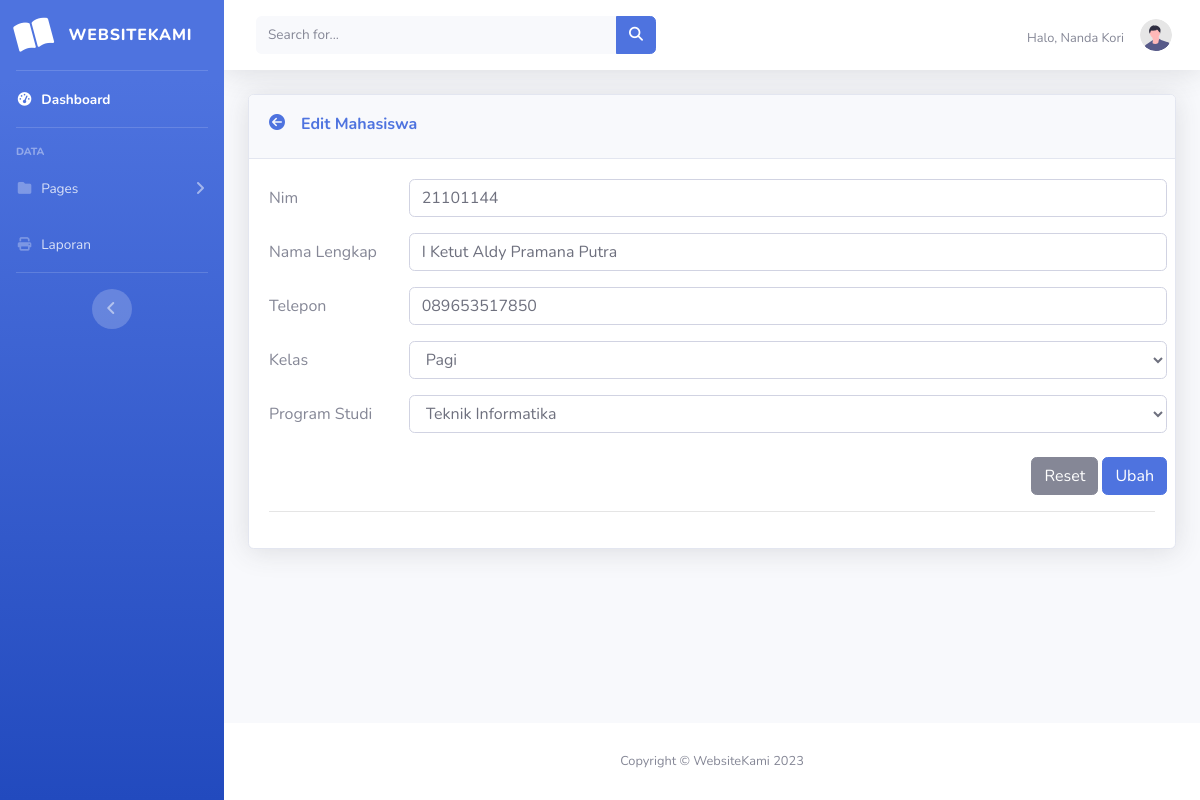
Page /mahasiswa/edit_mahasiswa.php?id=3 (signed in) on the committed database.
### tables this page shows
CREATE TABLE `tbmahasiswa` (
  `id` int(11) NOT NULL,
  `nim` varchar(15) NOT NULL,
  `nama` varchar(100) NOT NULL,
  `kelas` varchar(10) NOT NULL,
  `prodi` varchar(10) NOT NULL,
  `telepon` varchar(15) NOT NULL
);

### mahasiswa/edit_mahasiswa.php (the view, shortened to what this page needs)
<?php
    include_once '../function/koneksi.php';
?>
<!DOCTYPE html>
<html lang="en">
<head>
    <link href="../vendor/fontawesome-free/css/all.min.css" rel="stylesheet" type="text/css">
    <link href="../css/sb-admin-2.min.css" rel="stylesheet">
</head>
<body id="page-top">
    <div id="wrapper">
        <ul class="navbar-nav bg-gradient-primary sidebar sidebar-dark accordion" id="accordionSidebar">
            <a class="sidebar-brand d-flex align-items-center justify-content-center" href="../dashboard.php">
                <div class="sidebar-brand-icon rotate-n-15">
                    <i class="fas fa-book-open"></i>
                </div>
                <div class="sidebar-brand-text mx-3">WebsiteKami</div>
            </a>
            <hr class="sidebar-divider my-0">
            <li class="nav-item active">
                <a class="nav-link" href="../dashboard.php">
                    <i class="fas fa-fw fa-tachometer-alt"></i>
                    <span>Dashboard</span></a>
            </li>
            <hr class="sidebar-divider">
            <div class="sidebar-heading">
                Data
            </div>
            <li class="nav-item">
                <a class="nav-link collapsed" href="#" data-toggle="collapse" data-target="#collapsePages"
                    aria-expanded="true" aria-controls="collapsePages">
                    <i class="fas fa-fw fa-folder"></i>
                    <span>Pages</span>
                </a>
            </li>
            <li class="nav-item">
                <a class="nav-link" href="../generate.php">
                    <i class="fas fa-fw fa-print"></i>
                    <span>Laporan</span></a>
            </li>
            <hr class="sidebar-divider d-none d-md-block">
            <div class="text-center d-none d-md-inline">
                <button class="rounded-circle border-0" id="sidebarToggle"></button>
            </div>
        </ul>
        <div id="content-wrapper" class="d-flex flex-column">
            <div id="content">
                <nav class="navbar navbar-expand navbar-light bg-white topbar mb-4 static-top shadow">
                    <form
                        class="d-none d-sm-inline-block form-inline mr-auto ml-md-3 my-2 my-md-0 mw-100 navbar-search">
                        <div class="input-group">
                            <input type="text" class="form-control bg-light border-0 small" placeholder="Search for..."
                                aria-label="Search" aria-describedby="basic-addon2">
                            <div class="input-group-append">
                                <button class="btn btn-primary" type="button">
                                    <i class="fas fa-search fa-sm"></i>
                                </button>
                            </div>
                        </div>
                    </form>
                    <ul class="navbar-nav ml-auto">
                        <li class="nav-item dropdown no-arrow">
                            <a class="nav-link dropdown-toggle" href="#" id="userDropdown" role="button"
                                data-toggle="dropdown" aria-haspopup="true" aria-expanded="false">
                                <span class="mr-3 mt-2 d-none d-lg-inline text-gray-600 small">Halo, <?= $_SESSION['username'] ?></span>
                                <img class="img-profile rounded-circle"
                                    src="../img/undraw_profile.svg">
                            </a>
                        </li>
                    </ul>
                </nav>
                <div class="container-fluid">
                    <div class="card shadow mb-4">
                        <div class="d-flex justify-content-left card-header py-3">
                            <a href="data_mahasiswa.php"><i class="fas fa-arrow-circle-left"></i></a>
                            <h6 class="font-weight-bold text-primary ml-3 mt-1">Edit Mahasiswa</h6>
                        </div>
                        <div class="card-body">
                            <?php
                                if(isset($_GET['id'])) {
                                    $id = $_GET['id'];
                                    $sql = "SELECT * FROM tbmahasiswa WHERE id='$id'";
                                    $return = mysqli_query($conn, $sql);
                                    if(mysqli_num_rows($return) > 0) {
                                        $row = mysqli_fetch_array($return);
                            ?>
                            <form class="user" action="edit_mahasiswa.php" method="POST" autocomplete="off">
                                <div class="form-group row">
                                    <label for="nim" class="col-sm-2 col-form-label">Nim</label>
                                    <input type="text" class="col-sm-10 form-control" name="nim" required value="<?= $row['nim'] ?>">
                                </div>
                                <div class="form-group row">
                                    <label for="nama" class="col-sm-2 col-form-label">Nama Lengkap</label>
                                    <input type="text" class="col-sm-10 form-control" name="nama" required value="<?= $row['nama'] ?>">
                                </div>
                                <div class="form-group row">
                                    <label for="telepon" class="col-sm-2 col-form-label">Telepon</label>
                                    <input type="text" class="col-sm-10 form-control" name="telepon" required value="<?= $row['telepon'] ?>">
                                </div>
                                <div class="form-group row">
                                    <label for="kelas" class="col-sm-2 col-form-label">Kelas</label>
                                    <select name="kelas" class="col-sm-10 form-control" required>
                                        <option value="Pagi" <?php if($row['kelas'] == "Pagi") { echo "selected";} ?>>Pagi</option>
                                    </select>
                                </div>
                                <div class="form-group row mb-4">
                                    <label for="prodi" class="col-sm-2 col-form-label">Program Studi</label>
                                    <select name="prodi" class="col-sm-10 form-control" required>
                                        <option value="TI" <?php if($row['prodi'] == "TI") { echo "selected";} ?>>Teknik Informatika</option>
                                    </select>
                                </div>
                                <div class="row">
                                    <div class="col"></div>
                                    <div>
                                        <button type="reset" class="btn btn-secondary">Reset</button>
                                        <button type="submit" name="edit" class="btn btn-primary">Ubah</button>
                                    </div>
                                </div>
                                <hr>
                            </form>
                            <?php
                                    }
                                }
                            ?>
                        </div>
                    </div>
                </div>
            </div>
            <footer class="sticky-footer bg-white">
                <div class="container my-auto">
                    <div class="copyright text-center my-auto">
                        <span>Copyright &copy; WebsiteKami 2023</span>
                    </div>
                </div>
            </footer>
        </div>
    </div>
</body>
</html>

### rows in the picture
tbmahasiswa: nim "21101144", nama "I Ketut Aldy Pramana Putra", telepon "089653517850", kelas "Pagi", prodi "Teknik Informatika"

### other values in the picture
$_SESSION['username'] "Nanda Kori"
